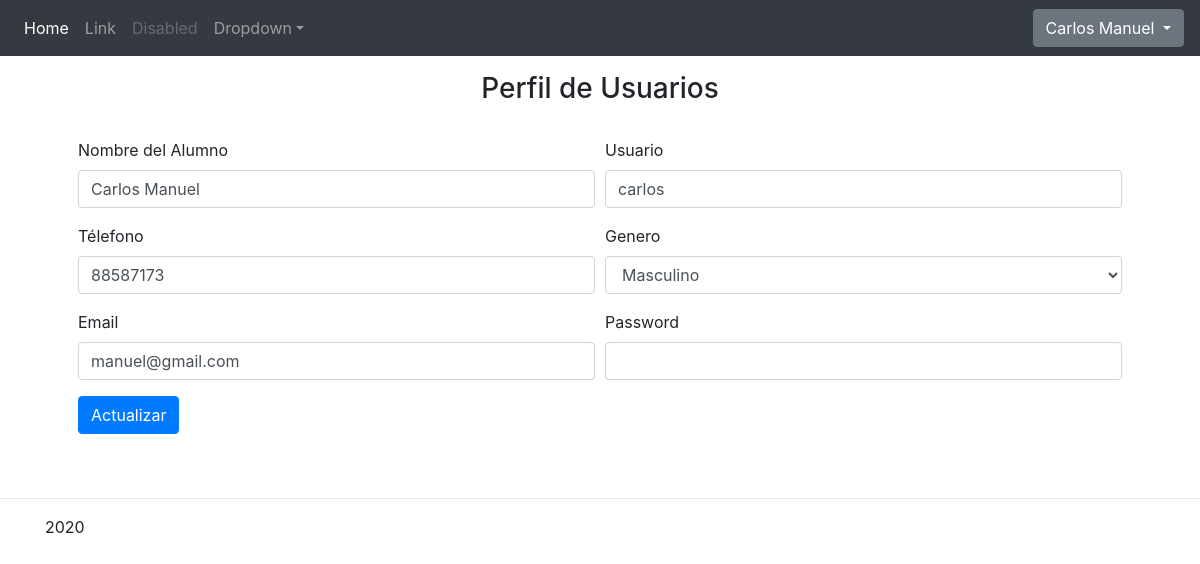
The app's page /perfil.php (signed in) with its own data.
### tables this page shows
CREATE TABLE `usuarios` (
  `IdUsuario` int(11) NOT NULL AUTO_INCREMENT,
  `NombreU` varchar(20) NOT NULL,
  `PasswordU` text NOT NULL,
  `IdAlumno` int(11) NOT NULL,
  `IdTipoUsuario` int(11) NOT NULL,
  PRIMARY KEY (`IdUsuario`)
);

CREATE TABLE `alumno` (
  `IdAlumno` int(11) NOT NULL AUTO_INCREMENT,
  `NombreA` varchar(70) NOT NULL,
  `TelefonoA` varchar(12) NOT NULL,
  `GeneroA` varchar(12) NOT NULL,
  `CorreoA` varchar(40) NOT NULL,
  PRIMARY KEY (`IdAlumno`)
);

### perfil.php (the view, shortened to what this page needs)
<?php
include ('conexion/conexion_db.php');
$iduser = $_SESSION['id_usuario'];
$sql="SELECT u.Idusuario, u.NombreU, u.PasswordU, a.IdAlumno, a.NombreA, a.TelefonoA, a.GeneroA, a.CorreoA
                 FROM usuarios AS u INNER JOIN alumno AS a ON u.IdAlumno = a.IdAlumno
                 WHERE u.Idusuario = '$iduser'";
$resultado = $conn->query($sql);
$row = $resultado->fetch_assoc();
?>
<?php include 'inc/head.php'; ?>
<nav class="navbar navbar-expand-md navbar-dark fixed-top bg-dark">
    <div class="collapse navbar-collapse" id="navbarsExampleDefault">
        <ul class="navbar-nav mr-auto">
            <li class="nav-item active">
                <a class="nav-link" href="admin.php">Home <span class="sr-only">(current)</span></a>
            </li>
            <li class="nav-item">
                <a class="nav-link" href="jumbotron.htm#">Link</a>
            </li>
            <li class="nav-item">
                <a class="nav-link disabled" href="jumbotron.htm#">Disabled</a>
            </li>
            <li class="nav-item dropdown">
                <a class="nav-link dropdown-toggle" href="jumbotron.htm#" id="dropdown01" data-toggle="dropdown" aria-haspopup="true" aria-expanded="false">Dropdown</a>
            </li>
        </ul>
    </div>
    <div class="dropdown">
        <button class="btn btn-secondary dropdown-toggle" type="button" id="dropdownMenuButton" data-toggle="dropdown" aria-haspopup="true" aria-expanded="false">
            <?php echo $row['NombreA']; ?>
        </button>
    </div>
</nav>
<div class="container p-lg-5" >
    <h3 align="center" class="p-4">Perfil de Usuarios</h3>
    <form action="<?php $_SERVER["PHP_SELF"] ?>" method="post">
        <div class="form-row">
            <div class="form-group col-md-6">
                <label for="inputNombreA">Nombre del Alumno</label>
                <input type="text" class="form-control" id="inputNombreA" name="nombrealumno" value="<?php echo $row['NombreA']; ?>">
            </div>
            <div class="form-group col-md-6">
                <label for="inputUser">Usuario</label>
                <input type="text" class="form-control" id="inputUser" name="user" value="<?php echo $row['NombreU']; ?>">
            </div>
        </div>
        <div class="form-row">
            <div class="form-group col-md-6">
                <label for="inputTelefono">Télefono</label>
                <input type="tel" class="form-control" id="inputTelefono" name="telefono" value="<?php echo $row['TelefonoA']; ?>">
            </div>
            <div class="form-group col-md-6">
                <label for="inputGenero">Genero</label>
                <select class="form-control" name="genero" id="inputGenero">
                    <option <?php echo $row['GeneroA']==='Masculino' ? "selected='selected'":"" ?> value="Masculino">Masculino</option>
                </select>
            </div>
        </div>
        <div class="form-row">
            <div class="form-group col-md-6">
                <label for="inputEmail4">Email</label>
                <input type="email" class="form-control" id="inputEmail4" name="email" value="<?php echo $row['CorreoA']; ?>">
            </div>
            <div class="form-group col-md-6">
                <label for="inputPassword4">Password</label>
                <input type="password" class="form-control" id="inputPassword4" name="password" >
            </div>
        </div>
        <button type="submit" class="btn btn-primary" name="editar">Actualizar</button>
    </form>
</div>
<?php include 'inc/footer.php'; ?>

### records on screen
usuarios: IdAlumno.NombreA "Carlos Manuel", nombrealumno "Carlos Manuel", user "carlos", telefono "88587173", email "manuel@gmail.com"
alumno: genero "Masculino"
